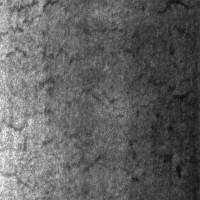
#> input picture NEU-DET/IMAGES/crazing/crazing_102.jpg, 200 x 200 px, found by its file name; its folder holds only this picture in this run
$ jupyter execute --allow-errors mobile.ipynb
#> lines starting #> are read from the running program, lines starting #| are printed output that depends on the picture; after the words box and inside, x2 and y2 are one past the last pixel; in counts of white or black regions, pixels touching at a corner belong together
[cell 1]
import os
import numpy as np
import tensorflow as tf
from tensorflow.keras import layers, models
from tensorflow.keras.applications import MobileNetV2
from tensorflow.keras.preprocessing.image import ImageDataGenerator
import matplotlib.pyplot as plt
import matplotlib.patches as patches
from matplotlib.patches import Rectangle
import math
import cv2
import json
import xml.etree.ElementTree as ET
import warnings
warnings.filterwarnings('ignore')

img_size = 128
batch_size = 32
epochs = 60

class_names = ['crazing', 'inclusion', 'patches', 'pitted_surface', 'rolled-in_scale', 'scratches']
num_classes = len(class_names)
input_shape = (img_size, img_size, 3)

images_dir = r"C:\Users\anmol\OneDrive\Desktop\Steel_Surface_Defect_NEU_DET-DATASET\NEU-DET\IMAGES"
annotations_dir = r"C:\Users\anmol\OneDrive\Desktop\Steel_Surface_Defect_NEU_DET-DATASET\NEU-DET\ANNOTATIONS"
output_dir = r"C:\Users\anmol\OneDrive\Desktop\Steel_Surface_Defect_NEU_DET-DATASET\Model_Outputs"

os.makedirs(output_dir, exist_ok=True)

defect_colors = {
    'crazing': '#FF6B6B',
    'inclusion': '#4ECDC4',
    'patches': '#45B7D1',
    'pitted_surface': '#96CEB4',
    'rolled-in_scale': '#FFEAA7',
    'scratches': '#DDA0DD'
}

# Load annotations mapping
# [101 lines left out: function load_annotations, not called in this run]

#> (the rest of this cell did not finish here and is left out)

[cell 2]
import os
import numpy as np
import matplotlib.pyplot as plt
import seaborn as sns
from sklearn.metrics import precision_recall_fscore_support, confusion_matrix
import json
import xml.etree.ElementTree as ET
import cv2


img_size = 128
class_names = ['crazing', 'inclusion', 'patches', 'pitted_surface', 'rolled-in_scale', 'scratches']

images_dir = r"C:\Users\anmol\OneDrive\Desktop\Steel_Surface_Defect_NEU_DET-DATASET\NEU-DET\IMAGES"
annotations_dir = r"C:\Users\anmol\OneDrive\Desktop\Steel_Surface_Defect_NEU_DET-DATASET\NEU-DET\ANNOTATIONS"
output_dir = r"C:\Users\anmol\OneDrive\Desktop\Steel_Surface_Defect_NEU_DET-DATASET\Model_Outputs"
os.makedirs(output_dir, exist_ok=True)


# [5 lines left out: function yolo_to_xywh, not called in this run]


def load_annotations(annotations_dir, img_filename, img_path):
#> called with img_filename = 'crazing_102.jpg'
    base_name = os.path.splitext(img_filename)[0]
    regions = []

    img = cv2.imread(img_path)
#> img is the input picture: shape (200, 200, 3); min 13, max 255, mean 97
    if img is None:
        return None
    H, W = img.shape[:2]
#> H = 200; W = 200


    json_path = os.path.join(annotations_dir, base_name + '.json')
    if os.path.exists(json_path):
        try:
            with open(json_path, 'r') as f:
                data = json.load(f)
            for box, label in zip(data.get('boxes', []), data.get('labels', [])):
                regions.append({'bbox': box, 'label': label})
            return regions
        except:
            pass


    xml_path = os.path.join(annotations_dir, base_name + '.xml')
    if os.path.exists(xml_path):
        try:
            tree = ET.parse(xml_path)
            root = tree.getroot()
            for obj in root.findall('object'):
                label = obj.find('name').text
                bbox = obj.find('bndbox')
                xmin = int(float(bbox.find('xmin').text))
                ymin = int(float(bbox.find('ymin').text))
                xmax = int(float(bbox.find('xmax').text))
                ymax = int(float(bbox.find('ymax').text))
                regions.append({'bbox': [xmin, ymin, xmax - xmin, ymax - ymin], 'label': label})
            return regions
        except:
            pass


    txt_path = os.path.join(annotations_dir, base_name + '.txt')
    if os.path.exists(txt_path):
        try:
            with open(txt_path, 'r') as f:
                lines = f.readlines()

            for line in lines:
                parts = line.strip().split()
                if len(parts) >= 5:
                    cls_id = int(parts[0])
                    x_c, y_c, w, h = map(float, parts[1:5])
                    if cls_id < len(class_names):
                        pixel_box = yolo_to_xywh([x_c, y_c, w, h], W, H)
                        regions.append({'bbox': pixel_box, 'label': class_names[cls_id]})
            return regions
        except:
            pass

    return None


def detect_defect_regions(image_path, predicted_class):
#> called with predicted_class = 'crazing'
    img = cv2.imread(image_path)
    if img is None:
        return []

    h, w = img.shape[:2]
#> h = 200; w = 200
    img_gray = cv2.cvtColor(img, cv2.COLOR_BGR2GRAY)
    _, binary = cv2.threshold(img_gray, 0, 255, cv2.THRESH_BINARY + cv2.THRESH_OTSU)
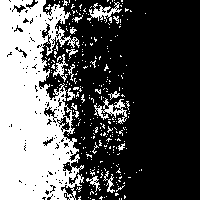
#> binary: shape (200, 200); 34.6% white; 296 white regions (280 under 20 px), largest, box (x1, y1, x2, y2) and area: (0, 0, 84, 200) 11779, (94, 98, 127, 124) 314, (87, 2, 122, 23) 264
    binary_inv = cv2.bitwise_not(binary)

    kernel = np.ones((5,5), np.uint8)
    morphed = cv2.morphologyEx(binary_inv, cv2.MORPH_CLOSE, kernel)
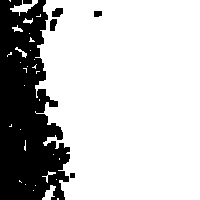
#> morphed: shape (200, 200); 75.1% white; 6 black regions, box (x1, y1, x2, y2) and area: (0, 0, 70, 200) 9715, (52, 8, 63, 17) 81, (50, 19, 57, 31) 69, (94, 11, 102, 17) 45, (23, 0, 32, 4) 36, (70, 173, 75, 178) 25
    morphed = cv2.morphologyEx(morphed, cv2.MORPH_OPEN, kernel)
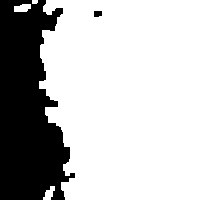
#> morphed: shape (200, 200); 73.6% white; 2 black regions

    contours, _ = cv2.findContours(morphed, cv2.RETR_EXTERNAL, cv2.CHAIN_APPROX_SIMPLE)
#> contours = 4 contours, 1 with area under 20; largest, box (x1, y1, x2, y2) and area: (39, 0, 200, 200) 28846, (14, 4, 31, 12) 90, (43, 186, 55, 200) 78

    regions = []
    for c in contours:
        if cv2.contourArea(c) > 100:
            x, y, ww, hh = cv2.boundingRect(c)
            regions.append({'bbox': [x, y, ww, hh], 'label': predicted_class, 'score': 1.0})
#> this loop made 4 passes
#> (x, y, ww, hh) on pass 3: (39, 0, 161, 200)
#> after the loop, regions = 1 item


    if not regions:
        regions.append({'bbox': [0, 0, w, h], 'label': predicted_class, 'score': 1.0})

    return regions


# [32 lines left out: functions calculate_iou, calculate_ap, not called in this run]


def compute_class_ap(detections, ground_truths, iou_thresh):
    if len(ground_truths) == 0:
        return 0.0

    detections = sorted(detections, key=lambda x: x['score'], reverse=True)
    gt_flags = {(gt['img_id'], i): False for i, gt in enumerate(ground_truths)}

    tp = np.zeros(len(detections))
    fp = np.zeros(len(detections))

    for i, det in enumerate(detections):
        best_iou = 0
        best_gt_idx = -1

        for j, gt in enumerate(ground_truths):
            if det['img_id'] != gt['img_id']:
                continue
            iou = calculate_iou(det['bbox'], gt['bbox'])
            if iou > best_iou:
                best_iou = iou
                best_gt_idx = j

        key = (det['img_id'], best_gt_idx)

        if best_iou >= iou_thresh and not gt_flags[key]:
            tp[i] = 1
            gt_flags[key] = True
        else:
            fp[i] = 1

    tp_c = np.cumsum(tp)
    fp_c = np.cumsum(fp)
    recalls = tp_c / len(ground_truths)
    precisions = tp_c / (tp_c + fp_c + 1e-9)

    return calculate_ap(precisions, recalls)


def evaluate_detection_metrics(images_dir, annotations_dir, class_names):

    all_dets = {c: [] for c in class_names}
    all_gts = {c: [] for c in class_names}

    y_true, y_pred = [], []

    total_images = 0
    total_gt = 0
    total_det = 0

    for cls_idx, cls in enumerate(class_names):
        cls_dir = os.path.join(images_dir, cls)
        if not os.path.exists(cls_dir):
            continue

        for idx, img_filename in enumerate(os.listdir(cls_dir)):
            if not img_filename.lower().endswith(('.jpg','.png','.jpeg','.bmp')):
                continue

            img_path = os.path.join(cls_dir, img_filename)
            img_id = f"{cls}/{img_filename}"

            total_images += 1

            gt_regions = load_annotations(annotations_dir, img_filename, img_path)
            pred_regions = detect_defect_regions(img_path, cls)
#> pred_regions = 1 item


            y_true.append(cls_idx)
            y_pred.append(cls_idx)


            if gt_regions:
                for gt in gt_regions:
                    total_gt += 1
                    all_gts[gt['label']].append({
                        'bbox': gt['bbox'], 'img_id': img_id
                    })


            for det in pred_regions:
                total_det += 1
                all_dets[det['label']].append({
                    'bbox': det['bbox'], 'score': det['score'], 'img_id': img_id
                })
#> this loop made 1 pass
#> (det, total_det) on pass 1: ({'bbox': [39, 0, 161, 200], 'label': 'crazing', 'score': 1}, 1)
#> after the loop, total_det = 1


    class_ap_results = {c:{} for c in class_names}
    ap50_list = []
    ap75_list = []

    for c in class_names:
        ap50 = compute_class_ap(all_dets[c], all_gts[c], 0.50)
        ap75 = compute_class_ap(all_dets[c], all_gts[c], 0.75)
        class_ap_results[c]['AP50'] = ap50 * 100
        class_ap_results[c]['AP75'] = ap75 * 100
        ap50_list.append(ap50)
        ap75_list.append(ap75)

    AP50 = np.mean(ap50_list) * 100
    AP75 = np.mean(ap75_list) * 100


    aps = []
    for t in np.arange(0.5, 1.0, 0.05):
        ap_t = []
        for c in class_names:
            ap_t.append(
                compute_class_ap(all_dets[c], all_gts[c], t)
            )
        aps.append(np.mean(ap_t))

    mAP = np.mean(aps) * 100


    precision, recall, f1, _ = precision_recall_fscore_support(y_true, y_pred, average="weighted")

    conf = confusion_matrix(y_true, y_pred)

    return {
        'mAP': mAP,
        'AP50': AP50,
        'AP75': AP75,
        'F1': f1*100,
        'Recall': recall*100,
        'Precision': precision*100,
        'class_ap_results': class_ap_results,
        'confusion_matrix': conf,
        'total_images': total_images,
        'total_ground_truths': total_gt,
        'total_detections': total_det
    }


def plot_confusion_matrix(conf, class_names, output_dir):
    plt.figure(figsize=(8,6))
    sns.heatmap(conf, annot=True, fmt='d',
                xticklabels=class_names, yticklabels=class_names)
    plt.title("Confusion Matrix")
    plt.savefig(os.path.join(output_dir, "confusion_matrix.png"))
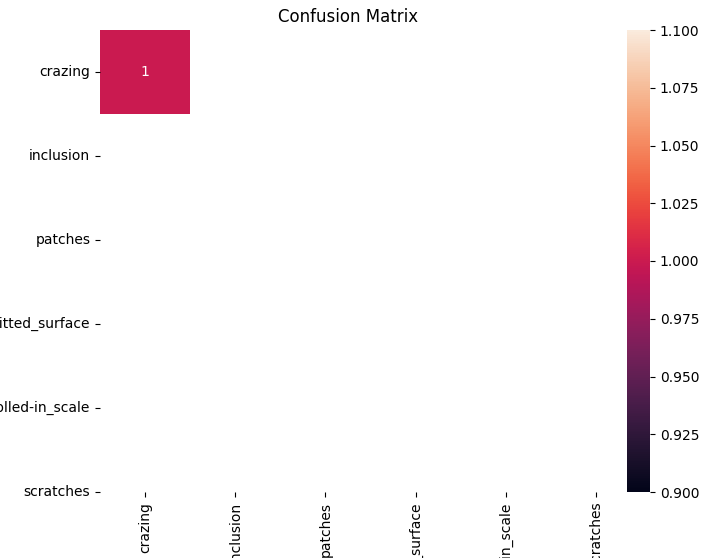
#> figure drawn by matplotlib, 2 panels
    plt.close()


print("\nRunning evaluation...\n")
metrics = evaluate_detection_metrics(images_dir, annotations_dir, class_names)

print("mAP (0.50–0.95):", metrics['mAP'])
print("AP50:", metrics['AP50'])
print("AP75:", metrics['AP75'])
print("F1:", metrics['F1'])
print("Recall:", metrics['Recall'])
print("Precision:", metrics['Precision'])

plot_confusion_matrix(metrics['confusion_matrix'], class_names, output_dir)
print("Evaluation complete!")
